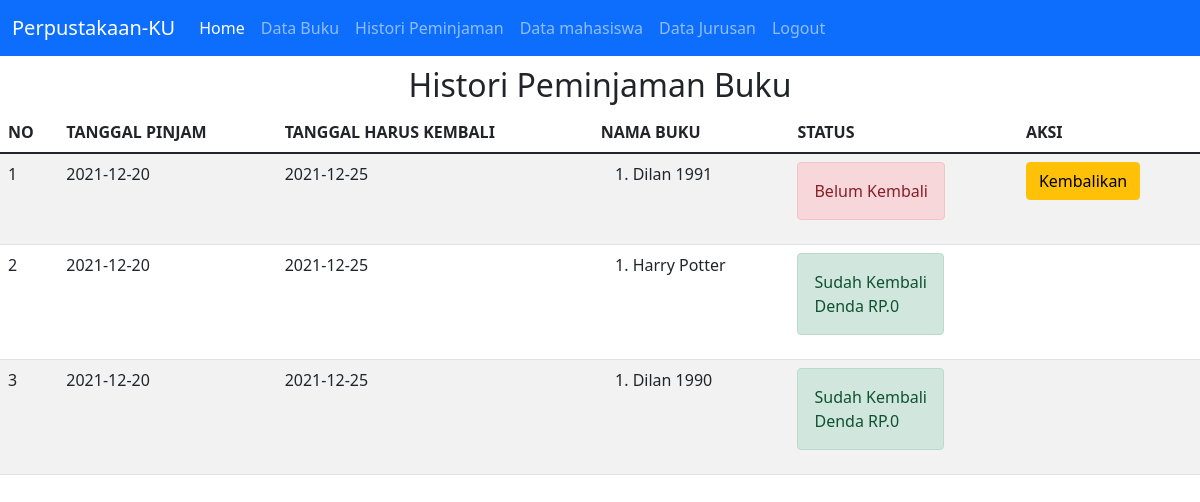
The app's page /histori_peminjaman.php (signed in) with its own data.
### tables this page shows
CREATE TABLE `peminjaman_buku` (
  `id_peminjaman_buku` int(11) NOT NULL,
  `tanggal_pinjam` date NOT NULL,
  `id_mhs` int(11) NOT NULL,
  `tanggal_kembali` date NOT NULL
);

CREATE TABLE `detail_peminjaman_buku` (
  `id_detail_peminjaman_buku` int(11) NOT NULL,
  `id_peminjaman_buku` int(11) NOT NULL,
  `id_buku` int(11) NOT NULL,
  `qty` int(11) NOT NULL
);

CREATE TABLE `buku` (
  `id_buku` int(10) NOT NULL,
  `nama_buku` varchar(20) NOT NULL,
  `deskripsi` varchar(255) NOT NULL
);

CREATE TABLE `pengembalian_buku` (
  `id_pengembalian_buku` int(11) NOT NULL,
  `id_peminjaman_buku` int(11) NOT NULL,
  `tanggal_pengembalian` date NOT NULL,
  `denda` int(11) NOT NULL
);

### histori_peminjaman.php (the view)
<?php
include "header.php";
?>
<center>
	<h2>Histori Peminjaman Buku</h2>
</center>
<table class="table table-hover table-striped">
	<thead>
		<th>NO</th>
		<th>TANGGAL PINJAM</th>
		<th>TANGGAL HARUS KEMBALI</th>
		<th>NAMA BUKU</th>
		<th>STATUS</th>
		<th>AKSI</th>
	</thead>
	<tbody>
		<?php
		include "koneksi.php";
		$qry_histori = mysqli_query($conn, "select * from peminjaman_buku order by id_peminjaman_buku desc");
		$no = 0;
		while ($dt_histori = mysqli_fetch_array($qry_histori)) {
			$no++;
			$buku_dipinjam = "<ol>";
			$qry_buku = mysqli_query($conn, "select * from detail_peminjaman_buku join buku on buku.id_buku=detail_peminjaman_buku.id_buku where id_peminjaman_buku = '" . $dt_histori['id_peminjaman_buku'] . "'");
			while ($dt_buku = mysqli_fetch_array($qry_buku)) {
				$buku_dipinjam .= "<li>" . $dt_buku['nama_buku'] . "</li>";
			}
			$buku_dipinjam .= "</ol>";
			$qry_cek_kembali = mysqli_query($conn, "select * from pengembalian_buku where id_peminjaman_buku = '" . $dt_histori['id_peminjaman_buku'] . "'");
			if (mysqli_num_rows($qry_cek_kembali) > 0) {
				$dt_kembali = mysqli_fetch_array($qry_cek_kembali);
				$denda = "Denda RP." . $dt_kembali['denda'];
				$status_kembali = "<label class='alert alert-success'>Sudah Kembali <br>" . $denda . "</label>";
				$button_kembali = "";
			} else {
				$status_kembali = "<label class='alert alert-danger'>Belum Kembali</label>";
				$button_kembali = "<a href='kembali.php?id=" . $dt_histori['id_peminjaman_buku'] . "' class='btn btn-warning' onclick='return confirm(\"Yakin ingin mengembalikan???\")'>Kembalikan</a>";
			}
		?>
			<tr>
				<td><?= $no ?></td>
				<td><?= $dt_histori['tanggal_pinjam'] ?></td>
				<td><?= $dt_histori['tanggal_kembali'] ?></td>
				<td><?= $buku_dipinjam ?></td>
				<td><?= $status_kembali ?></td>
				<td><?= $button_kembali ?></td>
			</tr>
		<?php
		}
		?>
	</tbody>
</table>
<?php
include "footer.php";
?>

### records on screen
peminjaman_buku: tanggal_pinjam "2021-12-20", tanggal_kembali "2021-12-25", shows "Belum Kembali"
detail_peminjaman_buku: id_buku.nama_buku "Dilan 1991"
peminjaman_buku: tanggal_pinjam "2021-12-20", tanggal_kembali "2021-12-25", pengembalian_buku.denda "Denda RP.0"
detail_peminjaman_buku: id_buku.nama_buku "Harry Potter"
peminjaman_buku: tanggal_pinjam "2021-12-20", tanggal_kembali "2021-12-25", pengembalian_buku.denda "Denda RP.0"
detail_peminjaman_buku: id_buku.nama_buku "Dilan 1990"
